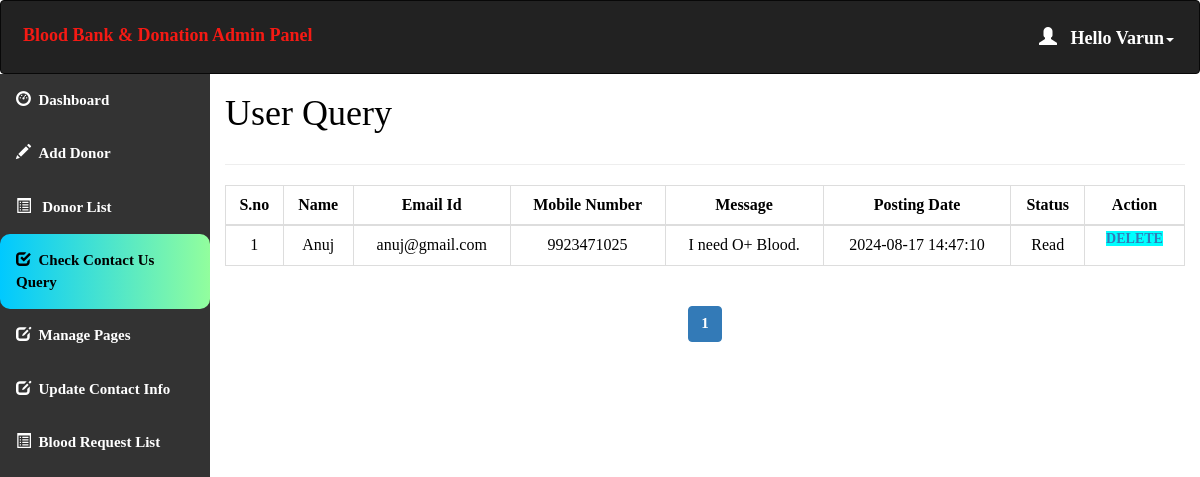
The app's page /admin/query.php (signed in), older data.
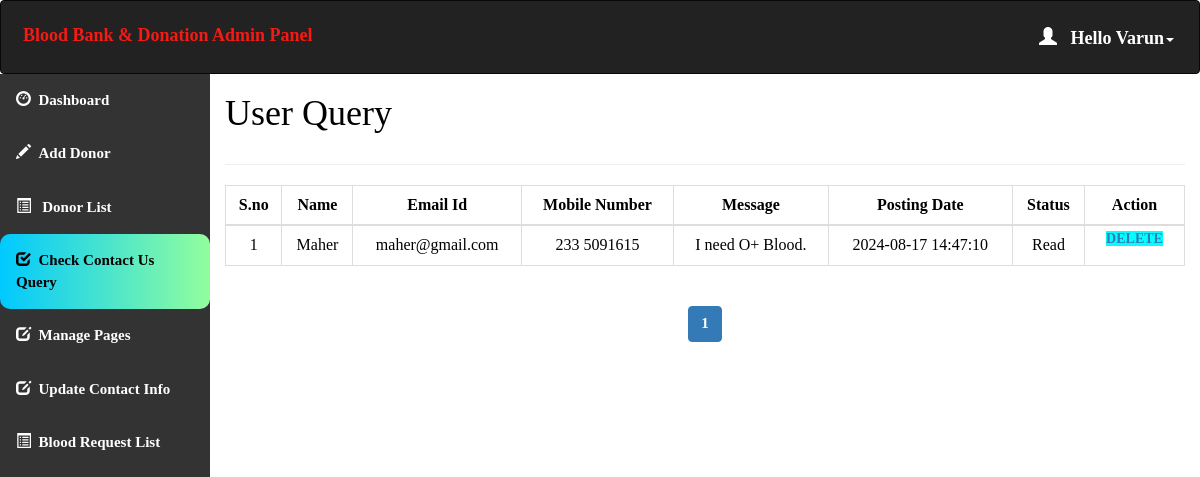
The same page, newer data.
### tables this page shows
create table contact_query(
query_id int auto_increment Not Null,
query_name varchar(100) NOT NULL,
query_mail varchar(120) NOT NULL,
query_number char(11) NOT NULL,
query_message longtext NOT NULL,
query_date timestamp NOT NULL DEFAULT CURRENT_TIMESTAMP,
query_status int(11) DEFAULT NULL,
Primary key(query_id)
);

### admin/query.php (the view, shortened to what this page needs)
<html>
<head>
  <link rel="stylesheet" href="https://maxcdn.bootstrapcdn.com/bootstrap/3.4.1/css/bootstrap.min.css">
</head>
<?php
include 'conn.php';
  if (isset($_SESSION['loggedin']) && $_SESSION['loggedin'] == true) {
  ?>
<body style="color:black">
<div id="header">
<?php include 'header.php';
?>
</div>
<div id="sidebar">
<?php $active="query"; include 'sidebar.php'; ?>
</div>
<div id="content" >
  <div class="content-wrapper">
    <div class="container-fluid">
      <div class="row">
        <div class="col-md-12 lg-12 sm-12">
          <h1 class="page-title">User Query</h1>
        </div>
      </div>
      <hr>
      <?php
        include 'conn.php';
          $limit = 10;
          if(isset($_GET['page'])){
            $page = $_GET['page'];
          }else{
            $page = 1;
          }
          $offset = ($page - 1) * $limit;
          $count=$offset+1;
        $sql= "select * from contact_query LIMIT {$offset},{$limit}";
        $result=mysqli_query($conn,$sql);
        if(mysqli_num_rows($result)>0)   {
       ?>
       <div class="table-responsive">
      <table class="table table-bordered" style="text-align:center">
          <thead style="text-align:center">
          <th style="text-align:center">S.no</th>
          <th style="text-align:center">Name</th>
          <th style="text-align:center">Email Id</th>
          <th style="text-align:center">Mobile Number</th>
          <th style="text-align:center">Message</th>
          <th style="text-align:center">Posting Date</th>
          <th style="text-align:center">Status</th>
          <th style="text-align:center">Action</th>
          </thead>
          <tbody>
            <?php
            while($row = mysqli_fetch_assoc($result)) { ?>
          <tr>
                  <td><?php echo $count++; ?></td>
                  <td><?php echo $row['query_name']; ?></td>
                  <td><?php echo $row['query_mail']; ?></td>
                  <td><?php echo $row['query_number']; ?></td>
                  <td><?php echo $row['query_message']; ?></td>
                  <td><?php echo $row['query_date']; ?></td>
                  <?php if($row['query_status']==1)
{
?><td>Read<br></td>
<?php } else {?>
<td><a href="query.php?id=<?php echo $row['query_id'];?>" onclick="clickme()"><b id="demo">Pending</b></a><br>
</td>
<?php } ?>
                    <td id="he" style="width:100px">
                    <a style="background-color:aqua" href='delete_query.php?id=<?php echo $row['query_id']; ?>'> Delete </a>
                </td>
              </tr>
            <?php } ?>
          </tbody>
      </table>
    </div>
    <?php } ?>
    <div class="table-responsive"style="text-align:center;align:center">
        <?php
        $sql1 = "SELECT * FROM contact_query";
        $result1 = mysqli_query($conn, $sql1) or die("Query Failed.");
        if(mysqli_num_rows($result1) > 0){
          $total_records = mysqli_num_rows($result1);
          $total_page = ceil($total_records / $limit);
          echo '<ul class="pagination admin-pagination">';
          for($i = 1; $i <= $total_page; $i++){
            if($i == $page){
              $active = "active";
            }else{
              $active = "";
            }
            echo '<li class="'.$active.'"><a href="query.php?page='.$i.'">'.$i.'</a></li>';
          }
          echo '</ul>';
        }
        ?>
        </div>
      </div>
    </div>
   <?php }
    ?>
</body>
</html>

### admin/header.php (shortened to what this page needs)
<!DOCTYPE html>
<html>
<head>
  <link rel="stylesheet" href="https://maxcdn.bootstrapcdn.com/bootstrap/3.4.1/css/bootstrap.min.css">
</head>
<body>
<nav class="navbar navbar-inverse">
  <div class="container-fluid">
    <div class="navbar-header">
      <a class="navbar-brand" id="qq" href="dashboard.php" style="color:#F51A14;">Blood Bank & Donation Admin Panel</a>
    </div>
    <ul class="nav navbar-nav navbar-right">
      <li class="dropdown"><a class="dropdown-toggle" id="qw" data-toggle="dropdown" href="#" style="font-weight:bold;color:white "> <span class="glyphicon glyphicon-user"></span>&nbsp&nbsp
        <?php
        include 'conn.php';
        $username=$_SESSION['username'];
        $sql="select * from admin_info where admin_username='$username'";
        $result=mysqli_query($conn,$sql) or die("query failed.");
        $row=mysqli_fetch_assoc($result);
        echo "Hello ".$row['admin_name'];
       ?><span class="caret"></span></a>
    </li>
    </ul>
  </div>
</nav>
</body></html>

### admin/sidebar.php (shortened to what this page needs)
<!DOCTYPE html>
<html>
<head>
    <link rel="stylesheet" href="https://maxcdn.bootstrapcdn.com/bootstrap/3.4.0/css/bootstrap.min.css">
</head>
<body>
<div class="sidebar" ><b>
  <a href="dashboard.php"   <?php if($active=='dashboard') echo "class='act'"; ?>><span class="glyphicon glyphicon-dashboard"></span>&nbsp&nbspDashboard</a>
  <a href="add_donor.php"   <?php if($active=='add') echo "class='act'"; ?>><span class="glyphicon glyphicon-pencil"></span>&nbsp&nbspAdd Donor</a>
  <a href="donor_list.php"   <?php if($active=='list') echo "class='act'"; ?>><span class="glyphicon glyphicon-list-alt"></span>&nbsp&nbsp Donor List</a>
  <a href="query.php"   <?php if($active=='query') echo "class='act'"; ?>><span class="glyphicon glyphicon-check"></span>&nbsp&nbspCheck Contact Us Query</a>
  <a href="pages.php"   <?php if($active=='pages') echo "class='act'"; ?>><span class="glyphicon glyphicon-edit"></span>&nbsp&nbspManage Pages</a>
  <a href="update_contact.php"   <?php if($active=='contact') echo "class='act'"; ?>><span class="glyphicon glyphicon-edit"></span>&nbsp&nbspUpdate Contact Info</a>
  <a href="request_blood.php"   <?php if($active=='contact') echo "class='act'"; ?>><span class="glyphicon glyphicon-list-alt"></span>&nbsp&nbspBlood Request List</a>
</div>

### admin/query.php (style rules this page uses)
#sidebar { position:relative;margin-top:-20px }
#content { position:relative;margin-left:210px }
#he { font-size: 14px; font-weight: 600; text-transform: uppercase; padding: 3px 7px; color: #fff; text-decoration: none; border-radius: 3px; align:center }

### admin/header.php (style rules this page uses)
.navbar { background-color: #333333 ; padding: 10px 10px; color:#FF0404 ; }
.navbar a { float: left; color: white; text-align: center; padding: 12px; text-decoration: none; font-size: 18px; line-height: 25px; }
.navbar-brand { font-size: 25px; font-weight: bold; }
.navbar a { float: none; display: block; text-align: left; }
.navbar-right { float: none; }

### admin/sidebar.php (style rules this page uses)
body { margin: 0; font-family: 'Averia Gruesa Libre';font-size: 15px; color:#F8F9F9; }
.sidebar { margin: 0; padding: 0; width: 210px; background-color: #333333; position: fixed; height: 100%; overflow: auto; }
.sidebar a { display: block; color: white; padding: 16px; text-decoration: none; }
a.act { background: linear-gradient(to right, #00C9FF 0%, #92FE9D 100%); color: black; border-radius:10px; }

Row changes from the older to the newer data that the page shows:
changed contact_query "I need O+ Blood.": query_name "Anuj" → "Maher"; query_mail "anuj@gmail.com" → "maher@gmail.com"; query_number "9923471025" → "233 5091615"
